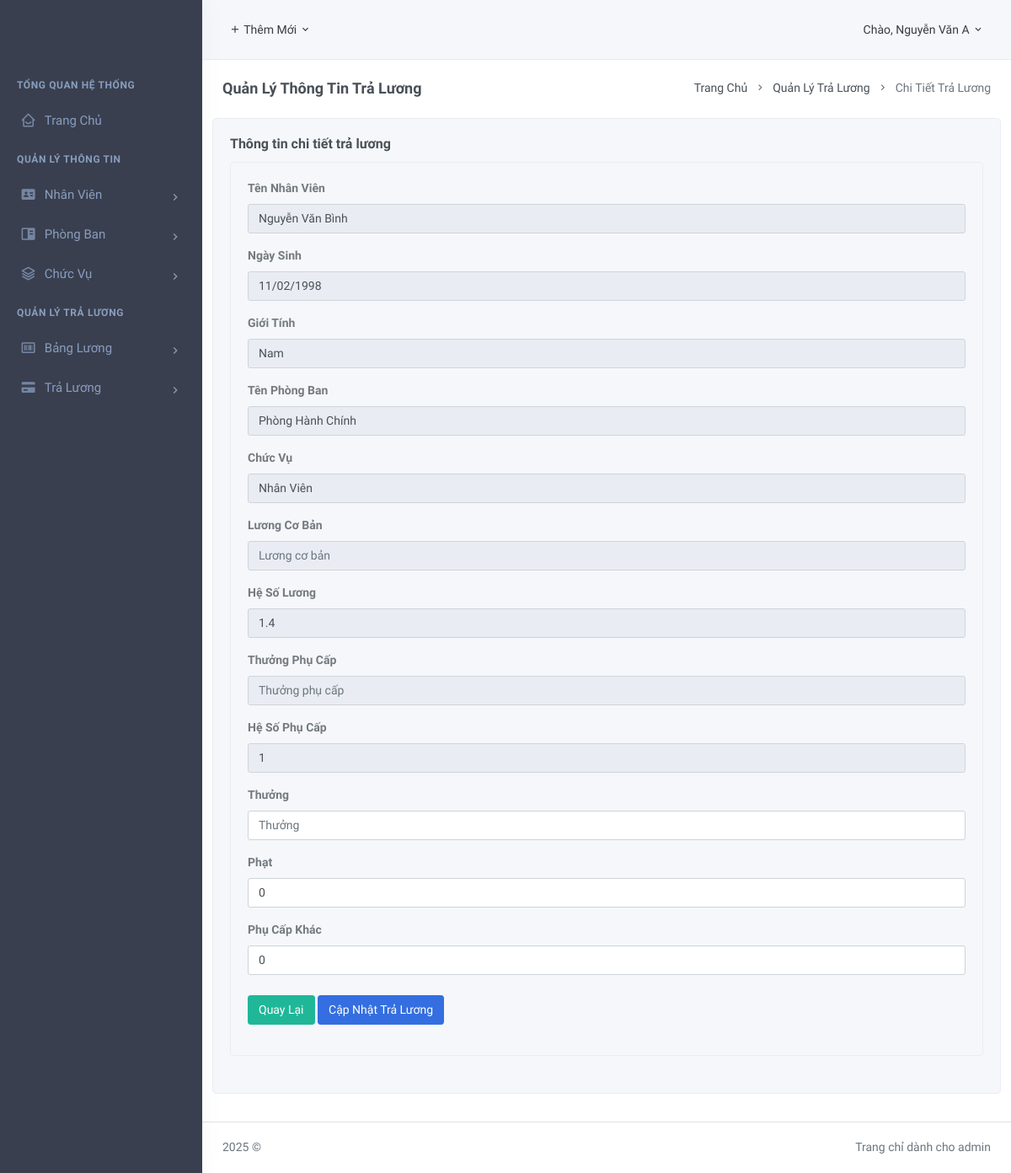
Before: /src/TraLuong/SuaTraLuong.php?id=7 (signed in) with the older database file.
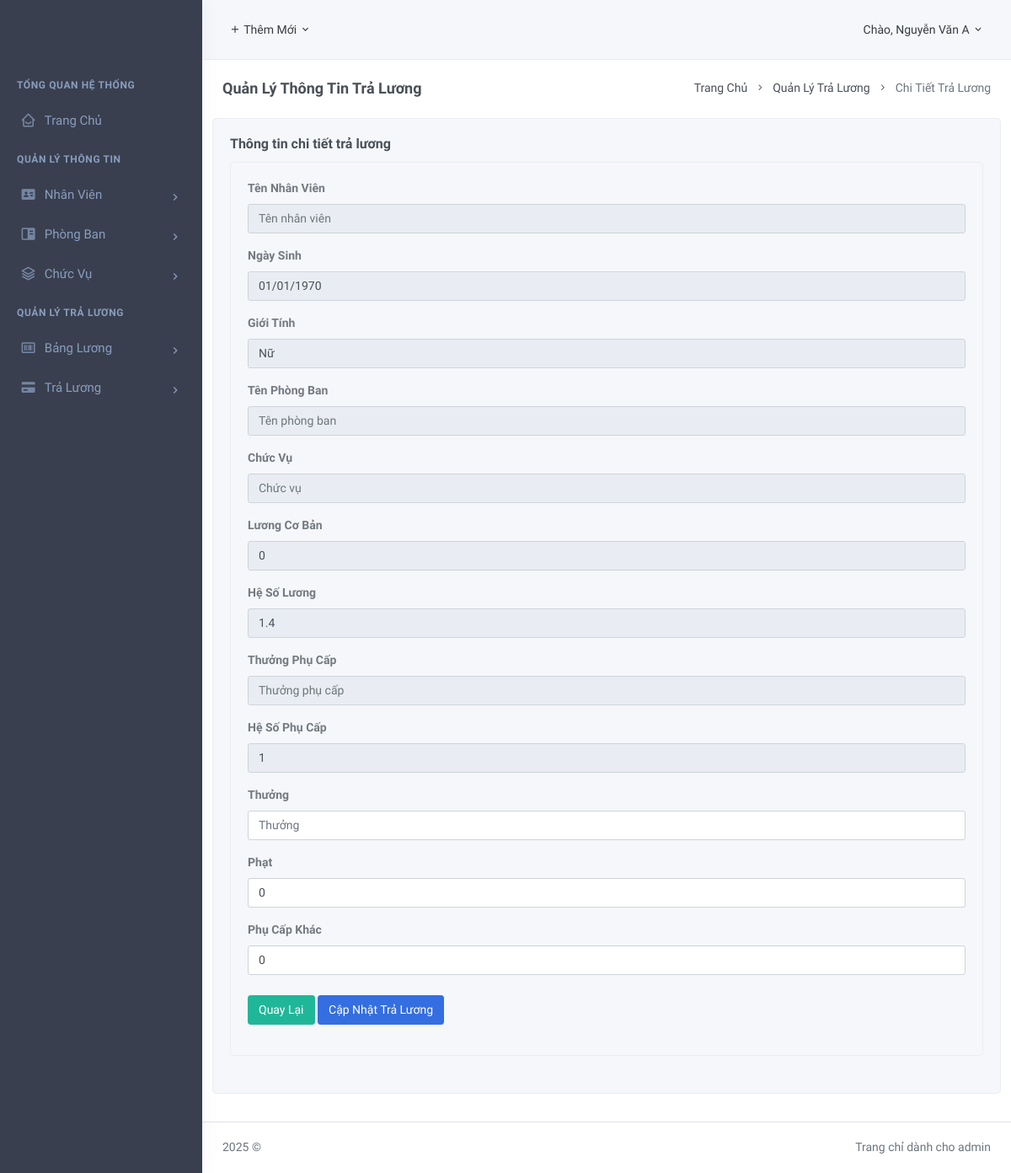
After: the same page with the newer database file.
### tables this page shows
CREATE TABLE `traluong` (
  `MaTraLuong` int(11) NOT NULL,
  `MaNV` int(11) DEFAULT NULL,
  `Thang` int(11) DEFAULT NULL,
  `Nam` int(11) DEFAULT NULL,
  `PhuCapKhac` int(11) DEFAULT NULL,
  `Thuong` int(11) DEFAULT NULL,
  `Phat` int(11) NOT NULL,
  `TongLuong` float DEFAULT NULL
);

CREATE TABLE `nhanvien` (
  `MaNV` int(11) NOT NULL,
  `HoTen` varchar(100) NOT NULL,
  `GioiTinh` int(11) DEFAULT NULL,
  `NgaySinh` date NOT NULL,
  `DanToc` varchar(50) DEFAULT NULL,
  `QueQuan` varchar(255) DEFAULT NULL,
  `SoDienThoai` varchar(20) DEFAULT NULL,
  `TinhTrang` int(11) DEFAULT 1,
  `NgayBatDauLam` date DEFAULT NULL,
  `Email` varchar(100) DEFAULT NULL,
  `Avatar` varchar(255) DEFAULT NULL,
  `MaCV` int(11) DEFAULT NULL,
  `MaPB` int(11) DEFAULT NULL,
  `MaTDHV` int(11) DEFAULT NULL,
  `PhanQuyen` int(11) NOT NULL DEFAULT 1,
  `TaiKhoan` varchar(255) NOT NULL,
  `MatKhau` varchar(255) NOT NULL
);

CREATE TABLE `phongban` (
  `MaPB` int(11) NOT NULL,
  `TenPhongBan` varchar(50) NOT NULL,
  `DiaChi` varchar(255) DEFAULT NULL,
  `SoDienThoai` varchar(20) DEFAULT NULL,
  `Email` varchar(100) DEFAULT NULL,
  `Website` varchar(100) DEFAULT NULL,
  `MoTa` text DEFAULT NULL
);

CREATE TABLE `chucvu` (
  `MaCV` int(11) NOT NULL,
  `TenCV` varchar(50) NOT NULL,
  `MoTa` text DEFAULT NULL,
  `LuongCoBan` int(11) DEFAULT NULL
);

CREATE TABLE `luong` (
  `MaLuong` int(11) NOT NULL,
  `HeSoLuong` float NOT NULL,
  `HeSoPhuCap` float NOT NULL,
  `ThuongPhuCap` int(11) DEFAULT NULL,
  `MaNV` int(11) NOT NULL
);

### src/TraLuong/SuaTraLuong.php (the view, shortened to what this page needs)
<?php
$servername = "127.0.0.1";
$username = "root";
$password = "";
$dbname = "hrm_nhanvien";
$conn = new mysqli($servername, $username, $password, $dbname);
$maTraLuong = isset($_GET['id']) ? intval($_GET['id']) : 0;
$sql = "SELECT t.MaTraLuong, t.MaNV, n.HoTen, n.NgaySinh, n.GioiTinh, p.TenPhongBan, c.TenCV, c.LuongCoBan, l.HeSoLuong, l.ThuongPhuCap, l.HeSoPhuCap, t.Thuong, t.Phat, t.PhuCapKhac, t.TongLuong
        FROM traluong t
        LEFT JOIN nhanvien n ON t.MaNV = n.MaNV
        LEFT JOIN phongban p ON n.MaPB = p.MaPB
        LEFT JOIN chucvu c ON n.MaCV = c.MaCV
        LEFT JOIN luong l ON t.MaNV = l.MaNV
        WHERE t.MaTraLuong = ?";
$stmt = $conn->prepare($sql);
$stmt->bind_param("i", $maTraLuong);
$stmt->execute();
$result = $stmt->get_result();
$detail = $result->fetch_all(MYSQLI_ASSOC);
require(__DIR__ . '/../layouts/header.php');
?>
<link rel="stylesheet" type="text/css" href="https://cdnjs.cloudflare.com/ajax/libs/font-awesome/6.4.2/css/all.min.css">
<div class="page-content">
    <div class="container-fluid">
        <div class="row">
            <div class="col-12">
                <div class="page-title-box d-flex align-items-center justify-content-between">
                    <h4 class="mb-0 font-size-18">Quản Lý Thông Tin Trả Lương</h4>
                    <div class="page-title-right">
                        <ol class="breadcrumb m-0">
                            <li class="breadcrumb-item"><a href="/QLNhanVien_thuan/src/TrangChu.php">Trang Chủ</a></li>
                            <li class="breadcrumb-item"><a href="/QLNhanVien_thuan/src/TraLuong/TraLuong.php">Quản Lý Trả Lương</a></li>
                            <li class="breadcrumb-item active">Chi Tiết Trả Lương</li>
                        </ol>
                    </div>
                </div>
            </div>
        </div>
    </div>
    <div class="row">
        <div class="col-12">
            <div class="card">
                <div class="card-body">
                    <h4 class="card-title">Thông tin chi tiết trả lương</h4>
                    <div id="basic-datatable_wrapper" class="dataTables_wrapper dt-bootstrap4 no-footer">
                        <div class="row">
                            <div class="col-xl-12">
                                <div class="card">
                                    <div class="card-body">
                                        <form method="POST" enctype="multipart/form-data">
                                            <div class="form-group">
                                                <label for="simpleinput">Tên Nhân Viên</label>
                                                <input type="text" id="simpleinput" class="form-control" placeholder="Tên nhân viên" required value="<?php echo htmlspecialchars($detail[0]["HoTen"]); ?>" disabled>
                                            </div>
                                            <div class="form-group">
                                                <label for="simpleinput">Ngày Sinh</label>
                                                <input type="text" id="simpleinput" class="form-control" placeholder="Ngày sinh" required value="<?php echo date("d/m/Y", strtotime($detail[0]["NgaySinh"])); ?>" disabled>
                                            </div>
                                            <div class="form-group">
                                                <label for="simpleinput">Giới Tính</label>
                                                <input type="text" id="simpleinput" class="form-control" placeholder="Giới tính" required value="<?php echo $detail[0]["GioiTinh"] == 1 ? 'Nam' : 'Nữ'; ?>" disabled>
                                            </div>
                                            <div class="form-group">
                                                <label for="simpleinput">Tên Phòng Ban</label>
                                                <input type="text" id="simpleinput" class="form-control" placeholder="Tên phòng ban" required value="<?php echo htmlspecialchars($detail[0]["TenPhongBan"]); ?>" disabled>
                                            </div>
                                            <div class="form-group">
                                                <label for="simpleinput">Chức Vụ</label>
                                                <input type="text" id="simpleinput" class="form-control" placeholder="Chức vụ" required value="<?php echo htmlspecialchars($detail[0]["TenCV"]); ?>" disabled>
                                            </div>
                                            <div class="form-group">
                                                <label for="simpleinput">Lương Cơ Bản</label>
                                                <input type="number" id="simpleinput" class="form-control" placeholder="Lương cơ bản" required value="<?php echo number_format($detail[0]["LuongCoBan"]); ?>" name="luongcoban" disabled>
                                            </div>
                                            <div class="form-group">
                                                <label for="simpleinput">Hệ Số Lương</label>
                                                <input type="text" id="simpleinput" class="form-control" placeholder="Hệ số lương" required value="<?php echo $detail[0]["HeSoLuong"] ?? 'Không có'; ?>" name="hesoluong" disabled>
                                            </div>
                                            <div class="form-group">
                                                <label for="simpleinput">Thưởng Phụ Cấp</label>
                                                <input type="number" id="simpleinput" class="form-control" placeholder="Thưởng phụ cấp" required value="<?php echo number_format($detail[0]["ThuongPhuCap"] ?? 0); ?>" name="thuongphucap" disabled>
                                            </div>
                                            <div class="form-group">
                                                <label for="simpleinput">Hệ Số Phụ Cấp</label>
                                                <input type="text" id="simpleinput" class="form-control" placeholder="Hệ số phụ cấp" required value="<?php echo $detail[0]["HeSoPhuCap"] ?? 'Không có'; ?>" name="hesophucap" disabled>
                                            </div>
                                            <div class="form-group">
                                                <label for="simpleinput">Thưởng</label>
                                                <input type="number" id="simpleinput" class="form-control" placeholder="Thưởng" required value="<?php echo number_format($detail[0]["Thuong"]); ?>" name="thuong">
                                            </div>
                                            <div class="form-group">
                                                <label for="simpleinput">Phạt</label>
                                                <input type="number" id="simpleinput" class="form-control" placeholder="Phạt" required value="<?php echo number_format($detail[0]["Phat"]); ?>" name="phat">
                                            </div>
                                            <div class="form-group">
                                                <label for="simpleinput">Phụ Cấp Khác</label>
                                                <input type="number" id="simpleinput" class="form-control" placeholder="Phụ cấp khác" required value="<?php echo number_format($detail[0]["PhuCapKhac"]); ?>" name="phucapkhac">
                                            </div>
                                            <div class="form-group row mt-4">
                                                <div class="col-12 text-left">
                                                    <a href="/QLNhanVien_thuan/src/TraLuong/TraLuong.php" class="btn btn-success waves-effect waves-light">Quay Lại</a>
                                                    <button type="submit" class="btn btn-primary waves-effect waves-light">Cập Nhật Trả Lương</button>
                                                </div>
                                            </div>
                                        </form>
                                    </div>
                                </div>
                            </div>
                        </div>
                    </div>
                </div>
            </div>
        </div>
    </div>
</div>
<?php
require(__DIR__ . '/../layouts/footer.php');
?>

### src/layouts/header.php (shortened to what this page needs)
<?php
$servername = "127.0.0.1";
$username = "root";
$password = "";
$dbname = "hrm_nhanvien";
$conn = new mysqli($servername, $username, $password, $dbname);
$taikhoan = $_SESSION['admin_id'];
$stmt = $conn->prepare("SELECT PhanQuyen, HoTen FROM taikhoan WHERE TaiKhoan = ?");
$stmt->bind_param("s", $taikhoan);
$stmt->execute();
$result = $stmt->get_result();
if ($result->num_rows === 1) {
    $user = $result->fetch_assoc();
    $phanquyen = $user['PhanQuyen'];
} else {
    session_unset();
    session_destroy();
    header("Location: DangNhap.php");
    exit();
}
?>
<!DOCTYPE html>
<html lang="en">
<head>
    <link href="/QLNhanVien_thuan/public/admin/css/bootstrap.min.css" rel="stylesheet" type="text/css" />
    <link href="/QLNhanVien_thuan/public/admin/css/icons.min.css" rel="stylesheet" type="text/css" />
    <link href="/QLNhanVien_thuan/public/admin/css/theme.min.css" rel="stylesheet" type="text/css" />
</head>
<body>
    <div id="layout-wrapper">
        <header id="page-topbar">
            <div class="navbar-header">
                <div class="d-flex align-items-left">
                    <?php if ($phanquyen == 3) { ?>
                        <div class="dropdown d-none d-sm-inline-block">
                            <button type="button" class="btn header-item waves-effect" id="page-header-user-dropdown" data-toggle="dropdown" aria-haspopup="true" aria-expanded="false">
                                <i class="mdi mdi-plus"></i> Thêm Mới
                                <i class="mdi mdi-chevron-down d-none d-sm-inline-block"></i>
                            </button>
                        </div>
                    <?php } ?>
                </div>
                <div class="d-flex align-items-center">
                    <div class="dropdown d-inline-block ml-2">
                        <button type="button" class="btn header-item waves-effect" id="page-header-user-dropdown" data-toggle="dropdown" aria-haspopup="true" aria-expanded="false">
                            <span>Chào, <?php echo htmlspecialchars($_SESSION['hoten']); ?></span>
                            <i class="mdi mdi-chevron-down d-none d-sm-inline-block"></i>
                        </button>
                    </div>
                </div>
            </div>
        </header>
        <div class="vertical-menu">
            <div data-simplebar class="h-100">
                <div class="navbar-brand-box">
                </div>
                <div id="sidebar-menu">
                    <ul class="metismenu list-unstyled" id="side-menu">
                        <li class="menu-title">TỔNG QUAN HỆ THỐNG</li>
                        <li>
                            <a href="/QLNhanVien_thuan/src/TrangChu.php" class="waves-effect"><i class='bx bx-home-smile'></i><span>Trang Chủ</span></a>
                        </li>
                        <li class="menu-title">QUẢN LÝ THÔNG TIN</li>
                        <li>
                            <a href="javascript: void(0);" class="has-arrow waves-effect"><i class="bx bxs-id-card"></i><span>Nhân Viên</span></a>
                        </li>
                        <li>
                            <?php if ($phanquyen == 3) { ?>
                                <a href="javascript: void(0);" class="has-arrow waves-effect"><i class="bx bxs-book-content"></i><span>Phòng Ban</span></a>
                            <?php } else { ?>
                                <a href=""><i class="bx bxs-book-content"></i><span>Phòng Ban</span></a>
                            <?php } ?>
                        </li>
                        <li>
                            <?php if ($phanquyen == 3) { ?>
                                <a href="javascript: void(0);" class="has-arrow waves-effect"><i class="bx bx-layer"></i><span>Chức Vụ</span></a>
                            <?php } else { ?>
                                <a href=""><i class="bx bx-layer"></i><span>Chức Vụ</span></a>
                            <?php } ?>
                        </li>
                        <li class="menu-title">QUẢN LÝ TRẢ LƯƠNG</li>
                        <li>
                            <a href="javascript: void(0);" class="has-arrow waves-effect"><i class="bx bx-barcode"></i><span>Bảng Lương</span></a>
                        </li>
                        <li>
                            <a href="javascript: void(0);" class="has-arrow waves-effect"><i class="bx bxs-credit-card"></i><span>Trả Lương</span></a>
                        </li>
                    </ul>
                </div>
            </div>
        </div>
        <div class="main-content">

### src/layouts/footer.php (shortened to what this page needs)
<footer class="footer">
                <div class="container-fluid">
                    <div class="row">
                        <div class="col-sm-6">
                            2025 ©
                        </div>
                        <div class="col-sm-6">
                            <div class="text-sm-right d-none d-sm-block">
                                Trang chỉ dành cho admin
                            </div>
                        </div>
                    </div>
                </div>
            </footer>
        </div>
    </div>
</body>
</html>

Changed rows visible on the page:
removed nhanvien: GioiTinh "Nam"
shown differently, row unchanged: traluong: MaNV.HoTen "Nguyễn Văn Bình" → (not shown); MaNV.NgaySinh "11/02/1998" → (not shown); TenPhongBan "Phòng Hành Chính" → (not shown); TenCV "Nhân Viên" → (not shown)
Other visible differences:
form field date: (not shown) → "01/01/1970"
form field value: (not shown) → "Nữ"
form field luongcoban: (not shown) → "0"
